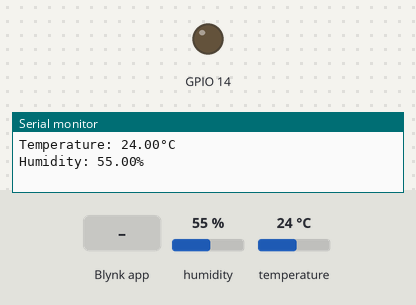
The sketch below on a simulated ESP32. On the bench: output pins drawn as LEDs (lit = HIGH), the last lines printed to the serial monitor. Wiring (inferred from the names in the program): SHT3x sensor at I2C address 0x44. The test bench sets the inputs (shaded band); at power-on: humidity 55 %, temperature 24 °C. WiFi joins after 1.5 s; servers stay silent unless stated.

Above: at 3.0 s.
3.1 s: Blynk app writes 0 to V0
At 4.8 s:
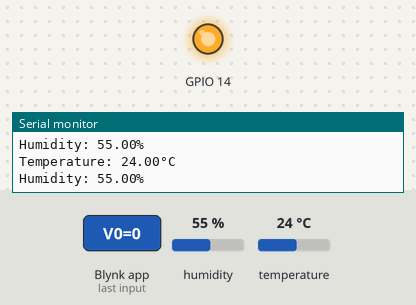
5.8 s: Blynk app writes 1 to V0
At 6.4 s:
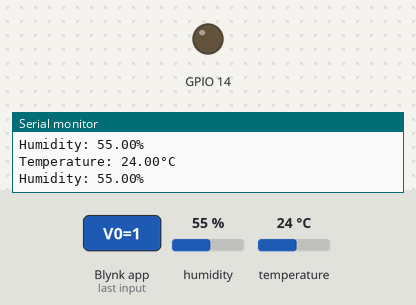
Timing chart, 0 to 8.8 s (numbered marks = the images above; inputs shaded):
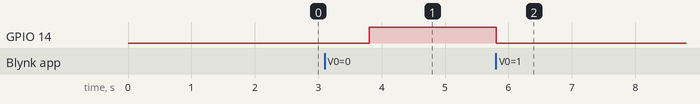

Measured:
- after the input at 3.1 s, GPIO 14: LOW → HIGH after 0.71 s
- after the input at 5.8 s, GPIO 14: HIGH → LOW at once

The sketch:

BlynkLAB.ino
```cpp
/*************************************************************

  This is a simple demo of sending and receiving some data.
  Be sure to check out other examples!
 *************************************************************/

/* Fill-in information from Blynk Device Info here */
#include <Wire.h>
//set blynk token
#define BLYNK_TEMPLATE_ID "xxxx"
#define BLYNK_TEMPLATE_NAME "xxxx"
#define BLYNK_AUTH_TOKEN "xxxxxxxx"
#define SHT31_ADDRESS 0x44 // ที่อยู่ของ SHT31
// #define relay 2
/* Comment this out to disable prints and save space */
#define BLYNK_PRINT Serial


#include <WiFi.h>
#include <WiFiClient.h>
#include <BlynkSimpleEsp32.h>

// Your WiFi credentials.
// Set password to "" for open networks.
char ssid[] = "xxxxxxx";
char pass[] = "11111111";
uint8_t buffer[6];

float temperature;
float humidityPercent;
BlynkTimer timer;

// This function is called every time the Virtual Pin 0 state changes
BLYNK_WRITE(V0)
{
  // Set incoming value from pin V0 to a variable
  int value = param.asInt();
  // conditon if value == 1 for turn on relay
  if (value) {
    digitalWrite(14, 0);
    Blynk.virtualWrite(V1,"ON");
  }
  else{
    digitalWrite(14, 1);
    Blynk.virtualWrite(V1,"OFF");
  }
}


void setup()
{
  // Debug console
  Serial.begin(115200);
  // set relay pin
  pinMode(14, OUTPUT);
  Wire.begin();
  //blynk begin send token , id , pass
  Blynk.begin(BLYNK_AUTH_TOKEN, ssid, pass);

}

void loop()
{
  //blynk run
  Blynk.run();
  // get temperature & humidty value
  Wire.beginTransmission(SHT31_ADDRESS); // เริ่มการสื่อสารกับเซ็นเซอร์ SHT31 ที่ SHT31_ADDRESS
  Wire.write(0x24);                      // ส่งคำสั่งในการอ่านข้อมูลอุณหภูมิและความชื้น
  Wire.write(0x16);                      // ส่งคำสั่งในการเริ่มการวัด
  Wire.endTransmission();
   int rv = Wire.requestFrom(SHT31_ADDRESS, 6);    // ขอข้อมูลจากเซ็นเซอร์ SHT31 ขนาด 6 ไบต์
  if (rv == 6)                                    // ตรวจสอบว่ามีข้อมูลทั้ง 6 ไบต์พร้อมใช้งานหรือไม่
  {
    for (uint8_t i = 0; i < 6; i++)
    {
      buffer[i] = Wire.read();                    // เก็บข้อมูลลง buffer
    }
  }
  uint16_t rawTemperature = (buffer[0] << 8) + buffer[1];   // อ่านข้อมูลอุณหภูมิ
  uint16_t rawHumidity    = (buffer[3] << 8) + buffer[4];   // อ่านข้อมูลความชื้น
  temperature = rawTemperature * (175.0 / 65535) - 45;     // คำนวณและแปลงข้อมูลอุณหภูมิ
  humidityPercent = rawHumidity * (100.0 / 65535);

  // virtual wirte v2 , v3 virtualPin
  Blynk.virtualWrite(V2,temperature);
  Blynk.virtualWrite(V3,humidityPercent);
  //print temperature , humidity value
  Serial.print("Temperature: ");
  Serial.print(temperature);
  Serial.println("°C");
  Serial.print("Humidity: ");
  Serial.print(humidityPercent);
  Serial.println("%");
  // delay
  delay(2000);
}
```
